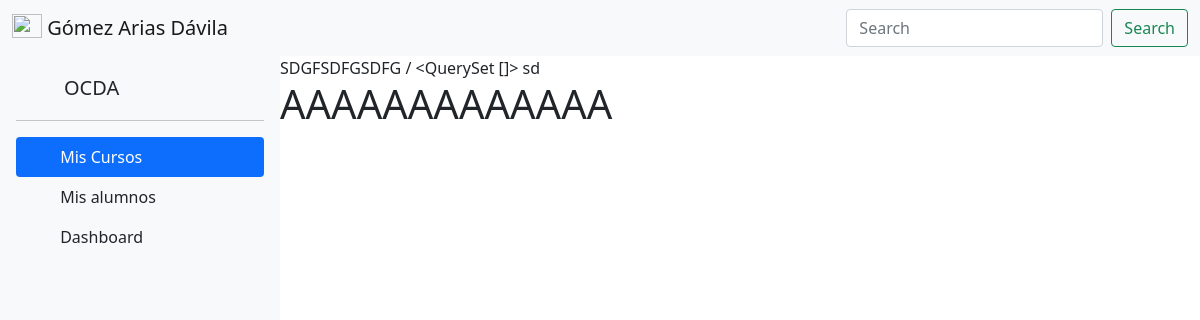
Page /misAlumnos on the earlier database version.
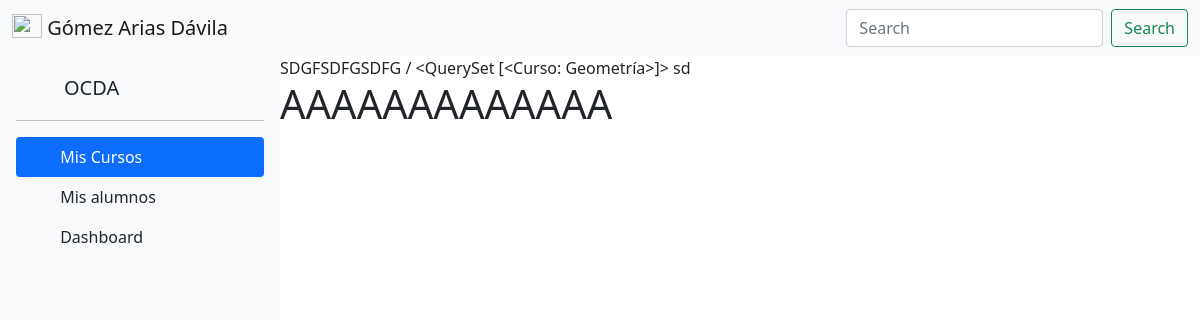
Same page on the later database version.
### ocdaApp/models.py (models this page shows)
class Curso(models.Model):
    nombre = models.CharField(max_length=50)
    docente = models.ForeignKey(Usuario, on_delete=models.CASCADE)
    area = models.ForeignKey(Area, on_delete=models.CASCADE, unique=True)
    def __str__(self):
        return str(self.nombre)

### ocdaApp/views.py (the view)
# urls.py: path('misAlumnos', views.misAlumnos, name='misAlumnos'),
def misAlumnos(request):
    cursos = Curso.objects.all()
    return render(
        request,
        'ocdaApp/misAlumnos.html',
        {'cursos': cursos}
    )

### ocdaApp/templates/ocdaApp/misAlumnos.html (shortened to what this page needs)
{% extends "ocdaApp/home.html" %}
{%block container%}
    <div>SDGFSDFGSDFG {{docentes}} / {{cursos}}  sd</div>
    <h1>AAAAAAAAAAAAA</h1>
{%endblock%}

Differences in the rows shown:
added Curso: nombre "<QuerySet [<Curso: Geometría>]>"
Other differences:
{{ cursos }}: "<QuerySet []>" → (not shown)
